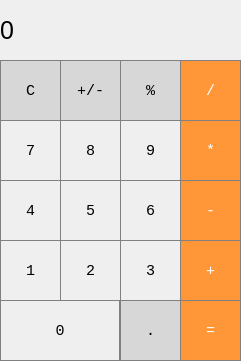
<?xml version="1.0" encoding="UTF-8"?>
<ui version="4.0">
 <class>MainWindow</class>
 <widget class="QMainWindow" name="MainWindow">
  <property name="geometry">
   <rect>
    <x>0</x>
    <y>0</y>
    <width>241</width>
    <height>361</height>
   </rect>
  </property>
  <property name="windowTitle">
   <string>MainWindow</string>
  </property>
  <property name="styleSheet">
   <string notr="true">QLabel {
  qproperty-alignment: 'AlignVCenter | AlignRight';
  border: 1px solid gray;
}

background-color : white;</string>
  </property>
  <widget class="QWidget" name="centralwidget">
   <widget class="QLabel" name="label">
    <property name="geometry">
     <rect>
      <x>0</x>
      <y>0</y>
      <width>241</width>
      <height>61</height>
     </rect>
    </property>
    <property name="font">
     <font>
      <pointsize>19</pointsize>
     </font>
    </property>
    <property name="text">
     <string>0</string>
    </property>
   </widget>
   <widget class="QPushButton" name="pushButton_clear">
    <property name="geometry">
     <rect>
      <x>0</x>
      <y>60</y>
      <width>61</width>
      <height>61</height>
     </rect>
    </property>
    <property name="font">
     <font>
      <family>Consolas</family>
      <pointsize>11</pointsize>
      <weight>50</weight>
      <bold>false</bold>
     </font>
    </property>
    <property name="styleSheet">
     <string notr="true">QPushButton {
  background-color: rgb(215, 215, 215);
  border: 1px solid gray;
}
QPushButton:pressed {
    background-color: qlineargradient(x1: 0, y1: 0, x2: 0, y2: 1,
                                      stop: 0 #BEBEBE, stop: 1 #D7D7D7);
}</string>
    </property>
    <property name="text">
     <string>C</string>
    </property>
   </widget>
   <widget class="QPushButton" name="pushButton_plusMinus">
    <property name="geometry">
     <rect>
      <x>60</x>
      <y>60</y>
      <width>61</width>
      <height>61</height>
     </rect>
    </property>
    <property name="font">
     <font>
      <family>Consolas</family>
      <pointsize>11</pointsize>
      <weight>50</weight>
      <bold>false</bold>
     </font>
    </property>
    <property name="styleSheet">
     <string notr="true">QPushButton {
  background-color: rgb(215, 215, 215);
  border: 1px solid gray;
}
QPushButton:pressed {
    background-color: qlineargradient(x1: 0, y1: 0, x2: 0, y2: 1,
                                      stop: 0 #BEBEBE, stop: 1 #D7D7D7);
}</string>
    </property>
    <property name="text">
     <string>+/-</string>
    </property>
   </widget>
   <widget class="QPushButton" name="pushButton_percent">
    <property name="geometry">
     <rect>
      <x>120</x>
      <y>60</y>
      <width>61</width>
      <height>61</height>
     </rect>
    </property>
    <property name="font">
     <font>
      <family>Consolas</family>
      <pointsize>11</pointsize>
      <weight>50</weight>
      <bold>false</bold>
     </font>
    </property>
    <property name="styleSheet">
     <string notr="true">QPushButton {
  background-color: rgb(215, 215, 215);
  border: 1px solid gray;
}
QPushButton:pressed {
    background-color: qlineargradient(x1: 0, y1: 0, x2: 0, y2: 1,
                                      stop: 0 #BEBEBE, stop: 1 #D7D7D7);
}</string>
    </property>
    <property name="text">
     <string>%</string>
    </property>
   </widget>
   <widget class="QPushButton" name="pushButton_divide">
    <property name="geometry">
     <rect>
      <x>180</x>
      <y>60</y>
      <width>61</width>
      <height>61</height>
     </rect>
    </property>
    <property name="font">
     <font>
      <family>Consolas</family>
      <pointsize>11</pointsize>
      <weight>50</weight>
      <bold>false</bold>
     </font>
    </property>
    <property name="styleSheet">
     <string notr="true">QPushButton {
  background-color: rgb(255, 151, 57);
  color: white; 
  border: 1px solid gray;
}

QPushButton:pressed {
    background-color: qlineargradient(x1: 0, y1: 0, x2: 0, y2: 1,
                                      stop: 0 #FF7832, stop: 1 #FF9739);
}</string>
    </property>
    <property name="text">
     <string>/</string>
    </property>
   </widget>
   <widget class="QPushButton" name="pushButton_8">
    <property name="geometry">
     <rect>
      <x>60</x>
      <y>120</y>
      <width>61</width>
      <height>61</height>
     </rect>
    </property>
    <property name="font">
     <font>
      <family>Consolas</family>
      <pointsize>11</pointsize>
      <weight>50</weight>
      <bold>false</bold>
     </font>
    </property>
    <property name="styleSheet">
     <string notr="true">QPushButton {
   border: 1px solid gray;
}
QPushButton:pressed {
    background-color: qlineargradient(x1: 0, y1: 0, x2: 0, y2: 1,
                                      stop: 0 #dadbde, stop: 1 #f6f7fa);
}</string>
    </property>
    <property name="text">
     <string>8</string>
    </property>
   </widget>
   <widget class="QPushButton" name="pushButton_multiply">
    <property name="geometry">
     <rect>
      <x>180</x>
      <y>120</y>
      <width>61</width>
      <height>61</height>
     </rect>
    </property>
    <property name="font">
     <font>
      <family>Consolas</family>
      <pointsize>11</pointsize>
      <weight>50</weight>
      <bold>false</bold>
     </font>
    </property>
    <property name="styleSheet">
     <string notr="true">QPushButton {
  background-color: rgb(255, 151, 57);
  color: white; 
  border: 1px solid gray;
}

QPushButton:pressed {
    background-color: qlineargradient(x1: 0, y1: 0, x2: 0, y2: 1,
                                      stop: 0 #FF7832, stop: 1 #FF9739);
}</string>
    </property>
    <property name="text">
     <string>*</string>
    </property>
   </widget>
   <widget class="QPushButton" name="pushButton_9">
    <property name="geometry">
     <rect>
      <x>120</x>
      <y>120</y>
      <width>61</width>
      <height>61</height>
     </rect>
    </property>
    <property name="font">
     <font>
      <family>Consolas</family>
      <pointsize>11</pointsize>
      <weight>50</weight>
      <bold>false</bold>
     </font>
    </property>
    <property name="styleSheet">
     <string notr="true">QPushButton {
   border: 1px solid gray;
}
QPushButton:pressed {
    background-color: qlineargradient(x1: 0, y1: 0, x2: 0, y2: 1,
                                      stop: 0 #dadbde, stop: 1 #f6f7fa);
}</string>
    </property>
    <property name="text">
     <string>9</string>
    </property>
   </widget>
   <widget class="QPushButton" name="pushButton_7">
    <property name="geometry">
     <rect>
      <x>0</x>
      <y>120</y>
      <width>61</width>
      <height>61</height>
     </rect>
    </property>
    <property name="font">
     <font>
      <family>Consolas</family>
      <pointsize>11</pointsize>
      <weight>50</weight>
      <bold>false</bold>
     </font>
    </property>
    <property name="styleSheet">
     <string notr="true">QPushButton {
   border: 1px solid gray;
}
QPushButton:pressed {
    background-color: qlineargradient(x1: 0, y1: 0, x2: 0, y2: 1,
                                      stop: 0 #dadbde, stop: 1 #f6f7fa);
}</string>
    </property>
    <property name="text">
     <string>7</string>
    </property>
   </widget>
   <widget class="QPushButton" name="pushButton_5">
    <property name="geometry">
     <rect>
      <x>60</x>
      <y>180</y>
      <width>61</width>
      <height>61</height>
     </rect>
    </property>
    <property name="font">
     <font>
      <family>Consolas</family>
      <pointsize>11</pointsize>
      <weight>50</weight>
      <bold>false</bold>
     </font>
    </property>
    <property name="styleSheet">
     <string notr="true">QPushButton {
   border: 1px solid gray;
}
QPushButton:pressed {
    background-color: qlineargradient(x1: 0, y1: 0, x2: 0, y2: 1,
                                      stop: 0 #dadbde, stop: 1 #f6f7fa);
}</string>
    </property>
    <property name="text">
     <string>5</string>
    </property>
   </widget>
   <widget class="QPushButton" name="pushButton_subtract">
    <property name="geometry">
     <rect>
      <x>180</x>
      <y>180</y>
      <width>61</width>
      <height>61</height>
     </rect>
    </property>
    <property name="font">
     <font>
      <family>Consolas</family>
      <pointsize>11</pointsize>
      <weight>50</weight>
      <bold>false</bold>
     </font>
    </property>
    <property name="styleSheet">
     <string notr="true">QPushButton {
  background-color: rgb(255, 151, 57);
  color: white; 
  border: 1px solid gray;
}

QPushButton:pressed {
    background-color: qlineargradient(x1: 0, y1: 0, x2: 0, y2: 1,
                                      stop: 0 #FF7832, stop: 1 #FF9739);
}</string>
    </property>
    <property name="text">
     <string>-</string>
    </property>
   </widget>
   <widget class="QPushButton" name="pushButton_6">
    <property name="geometry">
     <rect>
      <x>120</x>
      <y>180</y>
      <width>61</width>
      <height>61</height>
     </rect>
    </property>
    <property name="font">
     <font>
      <family>Consolas</family>
      <pointsize>11</pointsize>
      <weight>50</weight>
      <bold>false</bold>
     </font>
    </property>
    <property name="styleSheet">
     <string notr="true">QPushButton {
   border: 1px solid gray;
}
QPushButton:pressed {
    background-color: qlineargradient(x1: 0, y1: 0, x2: 0, y2: 1,
                                      stop: 0 #dadbde, stop: 1 #f6f7fa);
}</string>
    </property>
    <property name="text">
     <string>6</string>
    </property>
   </widget>
   <widget class="QPushButton" name="pushButton_4">
    <property name="geometry">
     <rect>
      <x>0</x>
      <y>180</y>
      <width>61</width>
      <height>61</height>
     </rect>
    </property>
    <property name="font">
     <font>
      <family>Consolas</family>
      <pointsize>11</pointsize>
      <weight>50</weight>
      <bold>false</bold>
     </font>
    </property>
    <property name="styleSheet">
     <string notr="true">QPushButton {
   border: 1px solid gray;
}
QPushButton:pressed {
    background-color: qlineargradient(x1: 0, y1: 0, x2: 0, y2: 1,
                                      stop: 0 #dadbde, stop: 1 #f6f7fa);
}</string>
    </property>
    <property name="text">
     <string>4</string>
    </property>
   </widget>
   <widget class="QPushButton" name="pushButton_2">
    <property name="geometry">
     <rect>
      <x>60</x>
      <y>240</y>
      <width>61</width>
      <height>61</height>
     </rect>
    </property>
    <property name="font">
     <font>
      <family>Consolas</family>
      <pointsize>11</pointsize>
      <weight>50</weight>
      <bold>false</bold>
     </font>
    </property>
    <property name="styleSheet">
     <string notr="true">QPushButton {
   border: 1px solid gray;
}
QPushButton:pressed {
    background-color: qlineargradient(x1: 0, y1: 0, x2: 0, y2: 1,
                                      stop: 0 #dadbde, stop: 1 #f6f7fa);
}</string>
    </property>
    <property name="text">
     <string>2</string>
    </property>
   </widget>
   <widget class="QPushButton" name="pushButton_add">
    <property name="geometry">
     <rect>
      <x>180</x>
      <y>240</y>
      <width>61</width>
      <height>61</height>
     </rect>
    </property>
    <property name="font">
     <font>
      <family>Consolas</family>
      <pointsize>11</pointsize>
      <weight>50</weight>
      <bold>false</bold>
     </font>
    </property>
    <property name="styleSheet">
     <string notr="true">QPushButton {
  background-color: rgb(255, 151, 57);
  color: white; 
  border: 1px solid gray;
}

QPushButton:pressed {
    background-color: qlineargradient(x1: 0, y1: 0, x2: 0, y2: 1,
                                      stop: 0 #FF7832, stop: 1 #FF9739);
}</string>
    </property>
    <property name="text">
     <string>+</string>
    </property>
   </widget>
   <widget class="QPushButton" name="pushButton_3">
    <property name="geometry">
     <rect>
      <x>120</x>
      <y>240</y>
      <width>61</width>
      <height>61</height>
     </rect>
    </property>
    <property name="font">
     <font>
      <family>Consolas</family>
      <pointsize>11</pointsize>
      <weight>50</weight>
      <bold>false</bold>
     </font>
    </property>
    <property name="styleSheet">
     <string notr="true">QPushButton {
   border: 1px solid gray;
}
QPushButton:pressed {
    background-color: qlineargradient(x1: 0, y1: 0, x2: 0, y2: 1,
                                      stop: 0 #dadbde, stop: 1 #f6f7fa);
}</string>
    </property>
    <property name="text">
     <string>3</string>
    </property>
   </widget>
   <widget class="QPushButton" name="pushButton_1">
    <property name="geometry">
     <rect>
      <x>0</x>
      <y>240</y>
      <width>61</width>
      <height>61</height>
     </rect>
    </property>
    <property name="font">
     <font>
      <family>Consolas</family>
      <pointsize>11</pointsize>
      <weight>50</weight>
      <bold>false</bold>
     </font>
    </property>
    <property name="styleSheet">
     <string notr="true">QPushButton {
   border: 1px solid gray;
}
QPushButton:pressed {
    background-color: qlineargradient(x1: 0, y1: 0, x2: 0, y2: 1,
                                      stop: 0 #dadbde, stop: 1 #f6f7fa);
}</string>
    </property>
    <property name="text">
     <string>1</string>
    </property>
   </widget>
   <widget class="QPushButton" name="pushButton_0">
    <property name="geometry">
     <rect>
      <x>0</x>
      <y>300</y>
      <width>120</width>
      <height>61</height>
     </rect>
    </property>
    <property name="font">
     <font>
      <family>Consolas</family>
      <pointsize>11</pointsize>
      <weight>50</weight>
      <bold>false</bold>
     </font>
    </property>
    <property name="styleSheet">
     <string notr="true">QPushButton {
   border: 1px solid gray;
}
QPushButton:pressed {
    background-color: qlineargradient(x1: 0, y1: 0, x2: 0, y2: 1,
                                      stop: 0 #dadbde, stop: 1 #f6f7fa);
}</string>
    </property>
    <property name="text">
     <string>0</string>
    </property>
   </widget>
   <widget class="QPushButton" name="pushButton_decimal">
    <property name="geometry">
     <rect>
      <x>120</x>
      <y>300</y>
      <width>61</width>
      <height>61</height>
     </rect>
    </property>
    <property name="font">
     <font>
      <family>Consolas</family>
      <pointsize>11</pointsize>
      <weight>50</weight>
      <bold>false</bold>
     </font>
    </property>
    <property name="styleSheet">
     <string notr="true">QPushButton {
  background-color: rgb(215, 215, 215);
  border: 1px solid gray;
}
QPushButton:pressed {
    background-color: qlineargradient(x1: 0, y1: 0, x2: 0, y2: 1,
                                      stop: 0 #BEBEBE, stop: 1 #D7D7D7);
}</string>
    </property>
    <property name="text">
     <string>.</string>
    </property>
   </widget>
   <widget class="QPushButton" name="pushButton_eauals">
    <property name="geometry">
     <rect>
      <x>180</x>
      <y>300</y>
      <width>61</width>
      <height>61</height>
     </rect>
    </property>
    <property name="font">
     <font>
      <family>Consolas</family>
      <pointsize>11</pointsize>
      <weight>50</weight>
      <bold>false</bold>
     </font>
    </property>
    <property name="styleSheet">
     <string notr="true">QPushButton {
  background-color: rgb(255, 151, 57);
  color: white; 
  border: 1px solid gray;
}

QPushButton:pressed {
    background-color: qlineargradient(x1: 0, y1: 0, x2: 0, y2: 1,
                                      stop: 0 #FF7832, stop: 1 #FF9739);
}</string>
    </property>
    <property name="text">
     <string>=</string>
    </property>
   </widget>
  </widget>
  <action name="action1">
   <property name="icon">
    <iconset>
     <normaloff>icon/more.png</normaloff>icon/more.png</iconset>
   </property>
   <property name="text">
    <string>1</string>
   </property>
  </action>
  <action name="action11">
   <property name="text">
    <string>程序员</string>
   </property>
  </action>
  <action name="action2">
   <property name="text">
    <string>日期计算</string>
   </property>
  </action>
 </widget>
 <resources/>
 <connections/>
</ui>
